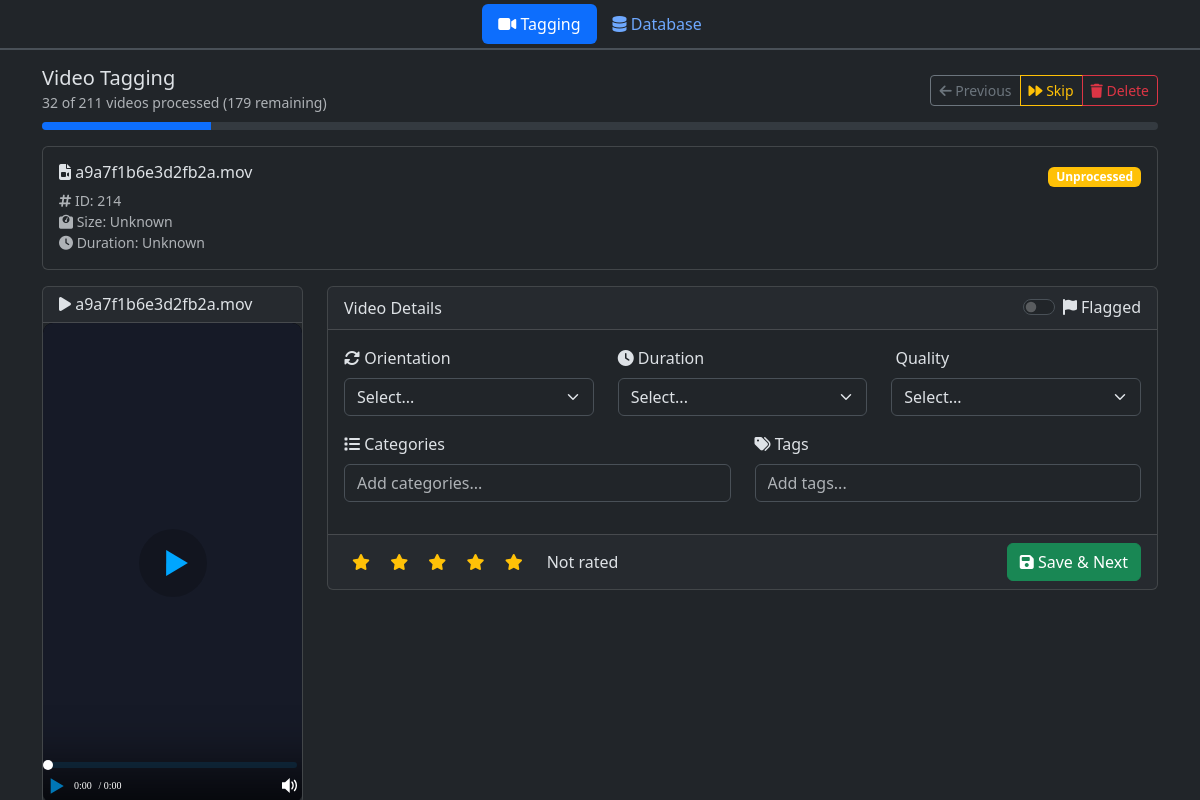
/index.php?video=214, run on the app's committed database.
### tables this page shows
CREATE TABLE videos (
            id INTEGER PRIMARY KEY,
            file_name TEXT UNIQUE,
            file_path TEXT,
            duration INTEGER,
            width INTEGER,
            height INTEGER,
            orientation TEXT,
            quality TEXT,
            is_processed INTEGER DEFAULT 0,
            flagged INTEGER DEFAULT 0,
            created_at DATETIME DEFAULT CURRENT_TIMESTAMP
        , rating INTEGER DEFAULT 0);

### includes/helpers.php (called while the page is built, shortened)
<?php
function getVideoMetadata($videoPath) {
    $metadata = [
        'duration' => 0,
        'width' => 0,
        'height' => 0,
        'size' => 0,
        'orientation' => 'unknown'
    ];
    if (!file_exists($videoPath)) {
        return $metadata;
    }
    return $metadata;
}
function formatDuration($seconds) {
    if ($seconds <= 0) return 'Unknown';
}
function formatFileSize($bytes) {
    if ($bytes <= 0) return 'Unknown';
    $units = ['B', 'KB', 'MB', 'GB', 'TB'];
    $bytes = max($bytes, 0);
    $pow = floor(($bytes ? log($bytes) : 0) / log(1024));
    $pow = min($pow, count($units) - 1);
    $bytes /= pow(1024, $pow);
    return round($bytes, 2) . ' ' . $units[$pow];
}
?>

### index.php (the view, shortened to what this page needs)
<?php
require_once 'config.php';
$videoId = isset($_GET['video']) ? intval($_GET['video']) : 0;
$specificVideo = $videoId > 0;
if ($specificVideo) {
    $stmt = $db->prepare('SELECT * FROM videos WHERE id = ?');
    $stmt->bindValue(1, $videoId, SQLITE3_INTEGER);
    $result = $stmt->execute();
    $currentVideo = $result ? $result->fetchArray(SQLITE3_ASSOC) : null;
}
$prevVideo = null;
if ($currentVideo) {
    $stmt = $db->prepare('SELECT * FROM videos WHERE id < ? ORDER BY id DESC LIMIT 1');
    $stmt->bindValue(1, $currentVideo['id'], SQLITE3_INTEGER);
    $result = $stmt->execute();
    $prevVideo = $result ? $result->fetchArray(SQLITE3_ASSOC) : null;
}
$videoMetadata = [];
if ($currentVideo) {
  $videoMetadata = getVideoMetadata($currentVideo['file_path']);
}
$totalVideos = $db->querySingle('SELECT COUNT(*) FROM videos');
$processedVideos = $db->querySingle('SELECT COUNT(*) FROM videos WHERE is_processed = 1');
$remainingVideos = $totalVideos - $processedVideos;
$progressPercent = $totalVideos > 0 ? ($processedVideos / $totalVideos * 100) : 0;
?>
<!DOCTYPE html>
<html lang="en">
<head>
  <link href="https://cdn.jsdelivr.net/npm/bootstrap@5.3.8/dist/css/bootstrap.min.css" rel="stylesheet">
  <link href="FA6/css/all.min.css" rel="stylesheet" />
  <link href="https://cdn.jsdelivr.net/npm/@yaireo/tagify/dist/tagify.css" rel="stylesheet" type="text/css" />
</head>
<body data-bs-theme="dark">
  <div class="container-fluid border-bottom border-2 p-1 m-0">
    <ul class="nav nav-pills justify-content-center">
      <li class="nav-item">
        <a class="nav-link <?php echo basename($_SERVER['PHP_SELF']) === 'index.php' ? 'active' : ''; ?>" href="index.php">
          <i class="fa-solid fa-video"></i> Tagging
        </a>
      </li>
      <li class="nav-item">
        <a class="nav-link <?php echo basename($_SERVER['PHP_SELF']) === 'database.php' ? 'active' : ''; ?>" href="database.php">
          <i class="fa-solid fa-database"></i> Database
        </a>
      </li>
    </ul>
  </div>
  <main class="container mt-3">
    <?php if ($currentVideo): ?>
        <div class="row mb-3">
          <div class="col-12">
            <div class="d-flex justify-content-between align-items-center mb-2">
              <div>
                <h5 class="mb-0">Video Tagging</h5>
                <small class="text-muted">
                  <?php echo "$processedVideos of $totalVideos videos processed"; ?>
                  <?php if ($remainingVideos > 0): ?>
                    (<?php echo $remainingVideos; ?> remaining)
                  <?php endif; ?>
                </small>
              </div>
              <div class="btn-group">
              <?php if ($prevVideo): ?>
                <a href="?video=<?php echo $prevVideo['id']; ?>" class="btn btn-outline-secondary btn-sm">
                  <i class="fa-solid fa-arrow-left"></i> Previous
                </a>
              <?php endif; ?>
              <button class="btn btn-outline-warning btn-sm" id="skip-btn">
                <i class="fa-solid fa-forward"></i> Skip
              </button>
              <?php if ($currentVideo): ?>
                <button class="btn btn-outline-danger btn-sm" id="delete-btn">
                  <i class="fa-solid fa-trash"></i> Delete
                </button>
              <?php endif; ?>
            </div>
            </div>
            <div class="progress" style="height: 8px;">
              <div class="progress-bar" role="progressbar"
                style="width: <?php echo $progressPercent; ?>%">
              </div>
            </div>
          </div>
        </div>
        <?php if ($currentVideo): ?>
        <div class="row mb-3">
          <div class="col-12">
            <div class="card">
              <div class="card-body">
                <div class="d-flex justify-content-between align-items-start">
                  <div class="w-50">
                    <h6 class="mb-1">
                      <i class="fa-solid fa-file-video"></i>
                      <?php echo htmlspecialchars($currentVideo['file_name'], ENT_QUOTES, 'UTF-8'); ?>
                    </h6>
                    <div class="row mt-2">
                      <div class="col-md-6">
                        <small class="text-muted">
                          <div><i class="fa-solid fa-hashtag"></i> ID: <?php echo $currentVideo['id']; ?></div>
                          <div><i class="fa-solid fa-weight-scale"></i> Size: <span><?php echo formatFileSize($videoMetadata['size'] ?? 0); ?></span></div>
                          <div><i class="fa-solid fa-clock"></i> Duration: <?php echo formatDuration($videoMetadata['duration'] ?? 0); ?></div>
                        </small>
                      </div>
                      <div class="col-md-6">
                      </div>
                    </div>
                  </div>
                  <div class="p-0 m-0">
                    <?php if ($currentVideo['is_processed']): ?>
                      <span class="badge bg-success">Processed</span>
                    <?php else: ?>
                      <span class="badge bg-warning">Unprocessed</span>
                    <?php endif; ?>
                  </div>
                </div>
              </div>
            </div>
          </div>
        </div>
        <?php endif; ?>
      <div class="row">
        <div class="col-md-3">
          <div class="card">
            <div class="card-header">
              <h6 class="mb-0">
                <i class="fa-solid fa-play"></i>
                <?php echo htmlspecialchars($currentVideo['file_name'], ENT_QUOTES, 'UTF-8'); ?>
              </h6>
            </div>
            <div class="card-body p-0">
              <div id="video-player">
              </div>
            </div>
          </div>
        </div>
        <div class="col-md-9">
          <div class="card">
            <div class="card-header d-flex justify-content-between align-items-center">
              <span>Video Details</span>
              <div class="form-check form-switch">
                <input class="form-check-input" type="checkbox" id="flagged-switch">
                <label class="form-check-label" for="flagged-switch">
                  <i class="fa-solid fa-flag"></i> Flagged
                </label>
              </div>
            </div>
            <div class="card-body">
              <div class="row mb-3">
                <div class="col-md-4">
                  <label class="form-label">
                    <i class="fa-solid fa-rotate"></i> Orientation
                  </label>
                  <select class="form-select" id="video-orientation">
                    <option value="">Select...</option>
                  </select>
                </div>
                <div class="col-md-4">
                  <label class="form-label">
                    <i class="fa-solid fa-clock"></i> Duration
                  </label>
                  <select class="form-select" id="video-duration">
                    <option value="">Select...</option>
                  </select>
                </div>
                <div class="col-md-4">
                  <label class="form-label">
                    <i class="fa-solid fa-high-definition"></i> Quality
                  </label>
                  <select class="form-select" id="video-quality">
                    <option value="">Select...</option>
                  </select>
                </div>
              </div>
              <div class="row">
                <div class="col-md-6 mb-3">
                  <label class="form-label">
                    <i class="fa-solid fa-list"></i> Categories
                  </label>
                  <input id="category-input" class="form-control" placeholder="Add categories..."/>
                </div>
                <div class="col-md-6 mb-3">
                  <label class="form-label">
                    <i class="fa-solid fa-tags"></i> Tags
                  </label>
                  <input id="tags-input" class="form-control" placeholder="Add tags..."/>
                </div>
              </div>
            </div>
            <div class="card-footer">
              <div class="d-flex justify-content-between">
                <?php if ($currentVideo): ?>
                <div class="d-flex align-items-center gap-3">
                  <div class="rating-stars">
                    <?php for ($i = 1; $i <= 5; $i++): ?>
                      <button type="button"
                          class="btn btn-outline-warning rating-star <?php echo ($currentVideo['rating'] >= $i) ? 'active' : ''; ?>"
                          data-rating="<?php echo $i; ?>">
                        <i class="fa-solid fa-star"></i>
                      </button>
                    <?php endfor; ?>
                  </div>
                    <span class="rating-text">
                      <?php
                      $ratingText = ['Unrated', 'Poor', 'Fair', 'Good', 'Very Good', 'Excellent'];
                      echo $currentVideo['rating'] > 0 ? $ratingText[$currentVideo['rating']] : 'Not rated';
                      ?>
                    </span>
                </div>
                <?php endif; ?>
                <div>
                  <button class="btn btn-success" id="save-btn">
                    <i class="fa-solid fa-save"></i> Save & Next
                  </button>
                </div>
              </div>
            </div>
          </div>
        </div>
      </div>
    <?php endif; ?>
  </main>
</body>
</html>

### index.php (style rules this page uses)
#video-player { width: 100%; height: auto; background: #000; display: flex; align-items: center; justify-content: center; color: #fff; }
.rating-stars .btn { padding: 0.25rem 0.5rem; border: none; }
.rating-text { font-weight: 500; }

### data on the page
videos: file_name "a9a7f1b6e3d2fb2a.mov", id "214", file_path "Unknown"

### other printed values
$processedVideos "32"
$totalVideos "211"
$remainingVideos "179"
